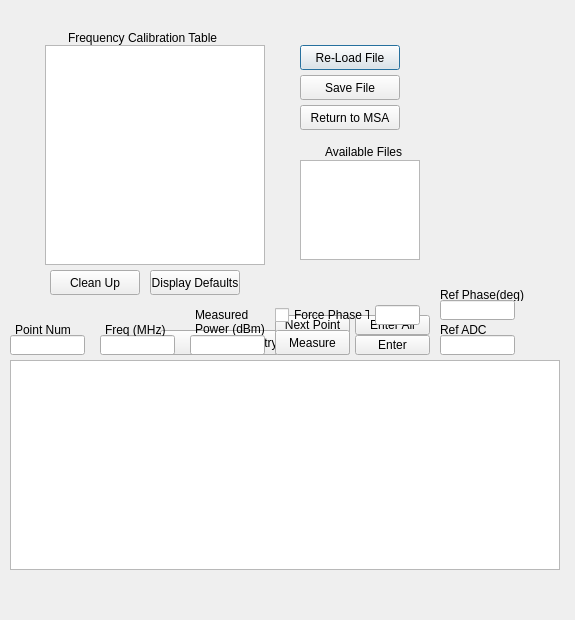
<?xml version="1.0" encoding="UTF-8"?>
<ui version="4.0">
 <class>dialogCalManager</class>
 <widget class="QDialog" name="dialogCalManager">
  <property name="geometry">
   <rect>
    <x>0</x>
    <y>0</y>
    <width>575</width>
    <height>620</height>
   </rect>
  </property>
  <property name="windowTitle">
   <string>Dialog</string>
  </property>
  <widget class="QPushButton" name="Reload">
   <property name="geometry">
    <rect>
     <x>300</x>
     <y>45</y>
     <width>100</width>
     <height>25</height>
    </rect>
   </property>
   <property name="text">
    <string>Re-Load File</string>
   </property>
  </widget>
  <widget class="QPushButton" name="Save">
   <property name="geometry">
    <rect>
     <x>300</x>
     <y>75</y>
     <width>100</width>
     <height>25</height>
    </rect>
   </property>
   <property name="text">
    <string>Save File</string>
   </property>
  </widget>
  <widget class="QPushButton" name="Return">
   <property name="geometry">
    <rect>
     <x>300</x>
     <y>105</y>
     <width>100</width>
     <height>25</height>
    </rect>
   </property>
   <property name="text">
    <string>Return to MSA</string>
   </property>
  </widget>
  <widget class="QPushButton" name="DispDefault">
   <property name="geometry">
    <rect>
     <x>150</x>
     <y>270</y>
     <width>90</width>
     <height>25</height>
    </rect>
   </property>
   <property name="text">
    <string>Display Defaults</string>
   </property>
  </widget>
  <widget class="QPushButton" name="StartEntry">
   <property name="geometry">
    <rect>
     <x>160</x>
     <y>330</y>
     <width>150</width>
     <height>25</height>
    </rect>
   </property>
   <property name="text">
    <string>Start Data Entry</string>
   </property>
  </widget>
  <widget class="QPushButton" name="NextPoint">
   <property name="geometry">
    <rect>
     <x>275</x>
     <y>315</y>
     <width>75</width>
     <height>20</height>
    </rect>
   </property>
   <property name="text">
    <string>Next Point</string>
   </property>
  </widget>
  <widget class="QPushButton" name="PrevPoint">
   <property name="geometry">
    <rect>
     <x>275</x>
     <y>335</y>
     <width>75</width>
     <height>20</height>
    </rect>
   </property>
   <property name="text">
    <string>Prev Point</string>
   </property>
  </widget>
  <widget class="QPushButton" name="EnterAll">
   <property name="geometry">
    <rect>
     <x>355</x>
     <y>315</y>
     <width>75</width>
     <height>20</height>
    </rect>
   </property>
   <property name="text">
    <string>Enter All</string>
   </property>
  </widget>
  <widget class="QPushButton" name="Enter">
   <property name="geometry">
    <rect>
     <x>355</x>
     <y>335</y>
     <width>75</width>
     <height>20</height>
    </rect>
   </property>
   <property name="text">
    <string>Enter</string>
   </property>
  </widget>
  <widget class="QPushButton" name="Measure">
   <property name="geometry">
    <rect>
     <x>275</x>
     <y>330</y>
     <width>75</width>
     <height>25</height>
    </rect>
   </property>
   <property name="text">
    <string>Measure</string>
   </property>
  </widget>
  <widget class="QPushButton" name="Clean">
   <property name="geometry">
    <rect>
     <x>50</x>
     <y>270</y>
     <width>90</width>
     <height>25</height>
    </rect>
   </property>
   <property name="text">
    <string>Clean Up</string>
   </property>
  </widget>
  <widget class="QLabel" name="fileLabel">
   <property name="geometry">
    <rect>
     <x>325</x>
     <y>145</y>
     <width>80</width>
     <height>13</height>
    </rect>
   </property>
   <property name="text">
    <string>Available Files</string>
   </property>
  </widget>
  <widget class="QListWidget" name="pathList">
   <property name="geometry">
    <rect>
     <x>300</x>
     <y>160</y>
     <width>120</width>
     <height>100</height>
    </rect>
   </property>
   <property name="autoScroll">
    <bool>true</bool>
   </property>
   <property name="selectionBehavior">
    <enum>QAbstractItemView::SelectRows</enum>
   </property>
  </widget>
  <widget class="QPlainTextEdit" name="te">
   <property name="geometry">
    <rect>
     <x>45</x>
     <y>45</y>
     <width>220</width>
     <height>220</height>
    </rect>
   </property>
  </widget>
  <widget class="QLabel" name="teLabel">
   <property name="geometry">
    <rect>
     <x>68</x>
     <y>30</y>
     <width>150</width>
     <height>15</height>
    </rect>
   </property>
   <property name="text">
    <string>Frequency Calibration Table</string>
   </property>
  </widget>
  <widget class="QLineEdit" name="data1">
   <property name="geometry">
    <rect>
     <x>10</x>
     <y>335</y>
     <width>75</width>
     <height>20</height>
    </rect>
   </property>
  </widget>
  <widget class="QLineEdit" name="data2">
   <property name="geometry">
    <rect>
     <x>100</x>
     <y>335</y>
     <width>75</width>
     <height>20</height>
    </rect>
   </property>
  </widget>
  <widget class="QLineEdit" name="data3">
   <property name="geometry">
    <rect>
     <x>190</x>
     <y>335</y>
     <width>75</width>
     <height>20</height>
    </rect>
   </property>
  </widget>
  <widget class="QLabel" name="Ldata1">
   <property name="geometry">
    <rect>
     <x>15</x>
     <y>323</y>
     <width>75</width>
     <height>13</height>
    </rect>
   </property>
   <property name="text">
    <string>Point Num</string>
   </property>
  </widget>
  <widget class="QLabel" name="Ldata2">
   <property name="geometry">
    <rect>
     <x>105</x>
     <y>323</y>
     <width>75</width>
     <height>13</height>
    </rect>
   </property>
   <property name="text">
    <string>Freq (MHz)</string>
   </property>
  </widget>
  <widget class="QLabel" name="Ldata3">
   <property name="geometry">
    <rect>
     <x>195</x>
     <y>309</y>
     <width>75</width>
     <height>26</height>
    </rect>
   </property>
   <property name="text">
    <string>Measured Power (dBm)</string>
   </property>
   <property name="wordWrap">
    <bool>true</bool>
   </property>
  </widget>
  <widget class="QPlainTextEdit" name="enterInstruct">
   <property name="geometry">
    <rect>
     <x>10</x>
     <y>360</y>
     <width>550</width>
     <height>210</height>
    </rect>
   </property>
   <property name="readOnly">
    <bool>true</bool>
   </property>
  </widget>
  <widget class="QLabel" name="Lref2">
   <property name="geometry">
    <rect>
     <x>440</x>
     <y>288</y>
     <width>90</width>
     <height>13</height>
    </rect>
   </property>
   <property name="text">
    <string>Ref Phase(deg)</string>
   </property>
  </widget>
  <widget class="QLabel" name="Lref">
   <property name="geometry">
    <rect>
     <x>440</x>
     <y>323</y>
     <width>100</width>
     <height>13</height>
    </rect>
   </property>
   <property name="text">
    <string>Ref ADC</string>
   </property>
  </widget>
  <widget class="QLineEdit" name="ref2">
   <property name="geometry">
    <rect>
     <x>440</x>
     <y>300</y>
     <width>75</width>
     <height>20</height>
    </rect>
   </property>
  </widget>
  <widget class="QCheckBox" name="Force">
   <property name="geometry">
    <rect>
     <x>275</x>
     <y>305</y>
     <width>95</width>
     <height>20</height>
    </rect>
   </property>
   <property name="text">
    <string>Force Phase To</string>
   </property>
  </widget>
  <widget class="QLineEdit" name="ForceVal">
   <property name="geometry">
    <rect>
     <x>375</x>
     <y>305</y>
     <width>45</width>
     <height>20</height>
    </rect>
   </property>
  </widget>
  <widget class="QLineEdit" name="ref">
   <property name="geometry">
    <rect>
     <x>440</x>
     <y>335</y>
     <width>75</width>
     <height>20</height>
    </rect>
   </property>
  </widget>
 </widget>
 <resources/>
 <connections/>
</ui>
